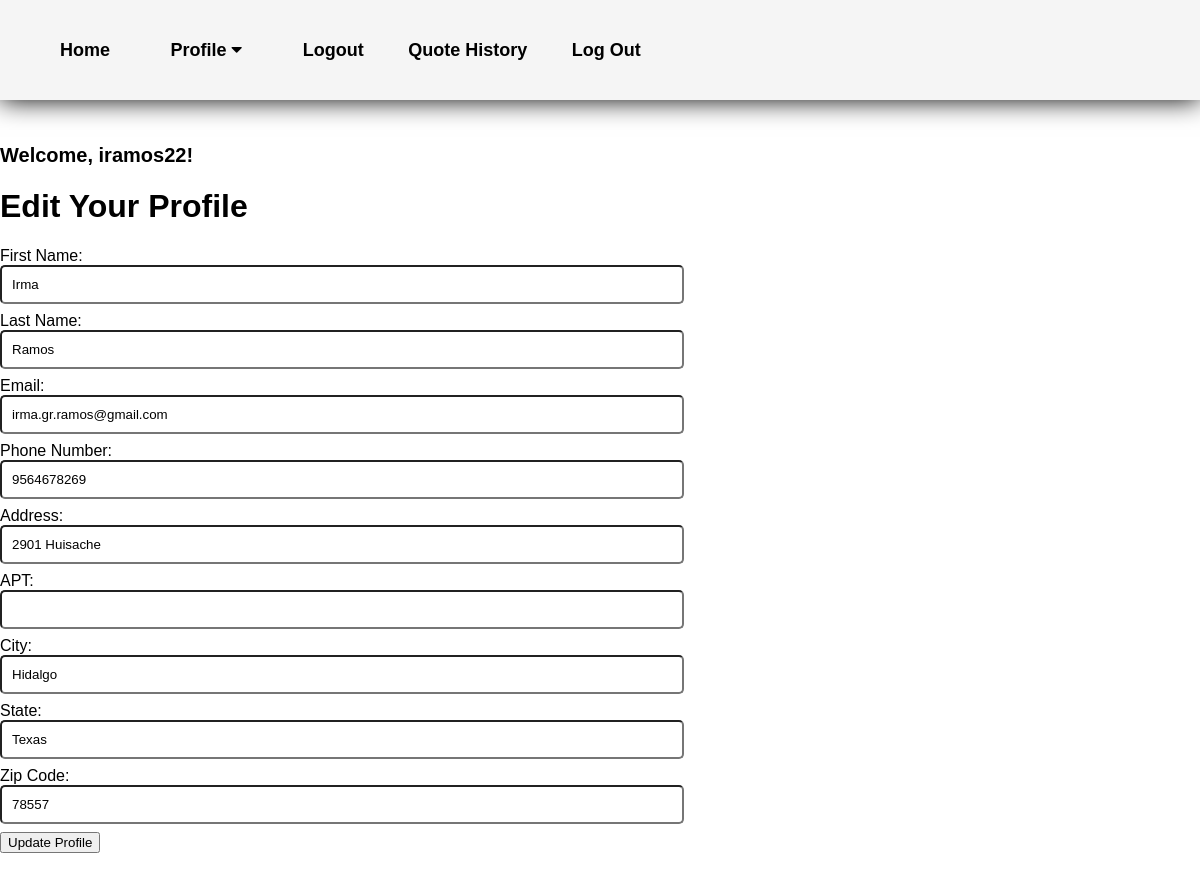
Page /Pages/editProfile1.php (signed in) on the committed database.
### tables this page shows
CREATE TABLE `user` (
  `User_ID` int(11) NOT NULL,
  `firstName` varchar(45) DEFAULT NULL,
  `lastName` varchar(100) DEFAULT NULL,
  `email` varchar(100) DEFAULT NULL,
  `phoneNumber` varchar(45) DEFAULT NULL,
  `Address` varchar(45) DEFAULT NULL,
  `APT` varchar(10) DEFAULT NULL,
  `City` varchar(45) DEFAULT NULL,
  `State` varchar(45) DEFAULT NULL,
  `ZipCode` varchar(45) DEFAULT NULL,
  `Username` varchar(45) NOT NULL,
  `Password` varchar(60) NOT NULL,
  `first_login` tinyint(1) DEFAULT 1,
  `profitMargin` decimal(10,2) DEFAULT NULL
);

### Pages/editProfile1.php (the view, shortened to what this page needs)
<!DOCTYPE html>
<html>
<?php
require_once "../php/config.php";
require_once "../php/functions.php";
echo '<p style="font-size: 20px; font-weight: bold;">Welcome, ' . htmlspecialchars($_SESSION['login_user']) . '!</p>';
$userId = $_SESSION['user_id'];
$stmt = $conn->prepare("SELECT * FROM user WHERE User_ID = ?");
$stmt->bind_param("i", $userId);
$stmt->execute();
$result = $stmt->get_result();
if ($result->num_rows > 0) {
    $user = $result->fetch_assoc();
}
?>
<head>
    <link rel="stylesheet" type="text/css" href="../css/user.css">
    <link rel="stylesheet" type="text/css" href="../css/accountDetails.css">
    <link rel="stylesheet" href="https://cdnjs.cloudflare.com/ajax/libs/font-awesome/4.7.0/css/font-awesome.min.css">
</head>
    <header>
        <nav>
            <ul>
                <li><a href="userDashboard.php">Home</a></li>
                <li>
                    <div class="dropdown">
                        <a href="#" class="drop-btn">
                            Profile
                            <i class="fa fa-caret-down"></i>
                        </a>
                        <div class="dropdown-content">
                            <?php if (isset($_SESSION['login_user'])) { ?>
                                <li><a href="?logout">Logout</a></li>
                            <?php } ?>
                        </div>
                    </div>
                </li>
                <li><a href="orderHistory.php">Quote History</a></li>
                <li><a href="orderHistory.php">Log Out</a></li>
            </ul>
        </nav>
    </header>
    <div class="container">
        <div class="form-container">
            <h1>Edit Your Profile</h1>
            <form action="<?php echo $_SERVER['PHP_SELF']; ?>" method="POST">
                <label for="firstName">First Name:</label>
                <input type="text" name="firstName" required value="<?php echo isset($user['firstName']) ? htmlspecialchars($user['firstName']) : ''; ?>">
                <label for="lastName">Last Name:</label>
                <input type="text" name="lastName" required value="<?php echo isset($user['lastName']) ? $user['lastName'] : ''; ?>">
                <label for="email">Email:</label>
                <input type="text" name="email" required value="<?php echo isset($user['email']) ? $user['email'] : ''; ?>">
                <label for="phoneNumber">Phone Number:</label>
                <input type="text" name="phoneNumber" required value="<?php echo isset($user['phoneNumber']) ? $user['phoneNumber'] : ''; ?>">
                <label for="address">Address:</label>
                <input type="text" name="Address" required value="<?php echo isset($user['Address']) ? $user['Address'] : ''; ?>">
                <label for="APT">APT:</label>
                <input type="text" name="APT"  value="<?php echo isset($user['APT']) ? $user['APT'] : ''; ?>">
                <label for="city">City:</label>
                <input type="text" name="City" required value="<?php echo isset($user['City']) ? $user['City'] : ''; ?>">
                <label for="state">State:</label>
                <input type="text" name="state" required value="<?php echo isset($user['State']) ? $user['State'] : ''; ?>">
                <label for="zipCode">Zip Code:</label>
                <input type="text" name="zipCode" required value="<?php echo isset($user['ZipCode']) ? $user['ZipCode'] : ''; ?>">
                <button type="submit">Update Profile</button>
            </form>
        </div>
    </div>
</body>
</html>
</html>

### css/user.css (style rules this page uses)
.dropdown { overflow: hidden; }
.dropdown .drop-btn { border: none; outline: none; padding: 14px 16px; background-color: inherit; font-family: inherit; margin: 0; }
.dropdown-content { display: none; position: absolute; margin-left: 7%; background-color: #f9f9f9; box-shadow: 0px 8px 16px 0px rgba(0,0,0,0.2); z-index: 1; }

### css/accountDetails.css (style rules this page uses)
* { font-family: Arial, Helvetica, sans-serif; }
header { background-color: whitesmoke; position: fixed; top: 0; right: 0; bottom: 0; left: 0; height: 100px; display: flex; align-items: center; box-shadow: 0 0 25px 0 black; z-index: 10; }
header * { display: inline; }
header li { margin: 20px; }
header li a { color:black; font-size: large; text-decoration: solid; }
.dropdown { overflow: hidden; }
.dropdown .drop-btn { border: none; outline: none; padding: 14px 16px; background-color: inherit; font-family: inherit; margin: 0; }
.dropdown-content { display: none; position: absolute; background-color: #f9f9f9; box-shadow: 0px 8px 16px 0px rgba(0,0,0,0.2); z-index: 1; }
a { color: #ff7675; font-weight: bold; text-decoration: none; }
input { display:block; width: 55%; padding: 10px; margin-bottom: 8px; border-radius: 5px; }

### rows in the picture
user: firstName "Irma", lastName "Ramos", email "irma.gr.ramos@gmail.com", phoneNumber "9564678269", Address "2901 Huisache", City "Hidalgo", state "Texas", zipCode "78557"

### other values in the picture
$_SESSION['login_user'] "iramos22"
